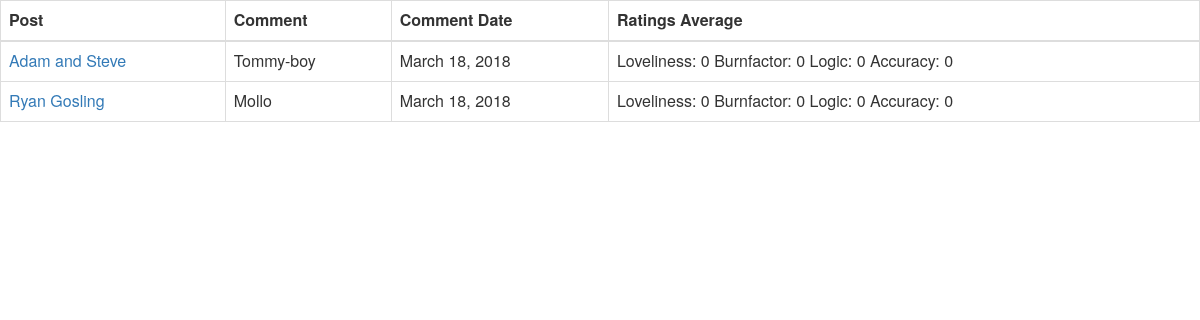
Before: /antifu/myComments/Tom/ with the older database file.
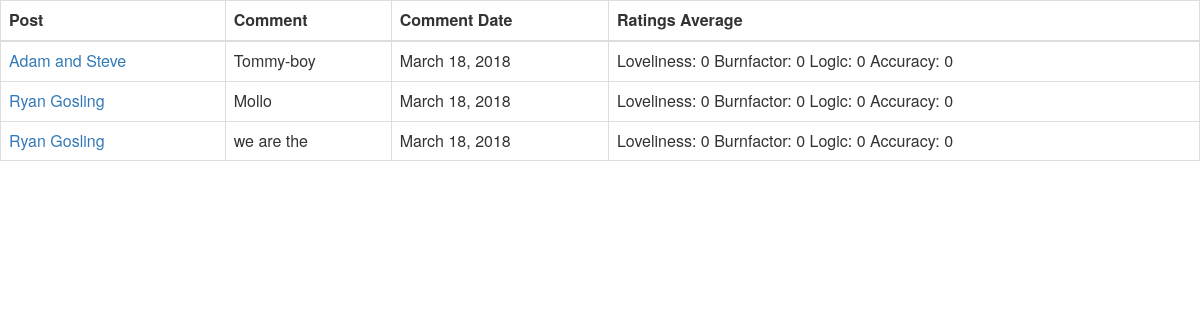
After: the same page with the newer database file.
### antifu/models.py (models this page shows, shortened)
class Comment(models.Model):
    id = models.AutoField(primary_key=True)
    post = models.ForeignKey(Post, null=True)
    user = models.ForeignKey(UserProfile, null=True)
    date = models.DateField(default=datetime.date.today)
    comment = models.CharField(max_length=2000,blank=True)
    loveliness = models.IntegerField(default=0)
    burnfactor = models.IntegerField(default=0)
    logicRating = models.IntegerField(default=0)
    accuracyRating = models.IntegerField(default=0)

class Post(models.Model):
    id = models.AutoField(primary_key=True)
    category = models.ForeignKey(Category, on_delete=models.CASCADE)
    user = models.ForeignKey(UserProfile, on_delete=models.CASCADE, null=True)
    date = models.DateField(default=datetime.date.today)
    title = models.CharField(max_length=64)
    context = models.TextField(max_length=512)
    tags = models.CharField(max_length=128)
    grammarFail = models.IntegerField(default=0)
    logicFail = models.IntegerField(default=0)
    toxicity = models.IntegerField(default=0)
    harmful = models.IntegerField(default=0)
    report = models.IntegerField(default=0)
    views = models.IntegerField(default=0)
    picturePost = models.ImageField(upload_to='post_pictures')
    def __str__(self):
        return self.title

### antifu/views.py (the view)
# urls.py: url(r'^myComments/(?P<username>[\w\-]+)/$',views.myComments,name='myComments'),
def myComments(request, username):
    user=User.objects.get(username=username)
    userprofile=UserProfile.objects.get(user=user)
    user_comment_list=[]
    try:
        user_comment_list = Comment.objects.filter(user=userprofile)
    except Comment.DoesNotExist:
        print('no comments')
    context_dict={"comments":user_comment_list}
    return render(request, 'profile/MyCommentsTab.html', context_dict)

### templates/profile/MyCommentsTab.html (shortened to what this page needs)
{% load staticfiles %}
{% block header_block %}
    <link rel="stylesheet" href="https://maxcdn.bootstrapcdn.com/bootstrap/3.3.7/css/bootstrap.min.css">
{% endblock %}
{% block body_block %}
        <div class="table-responsive">
            <table id="myRatingsTable" class="table table-hover table-bordered">
                <thead>
                <tr>
                    <th>Post</th>
                    <th>Comment</th>
                    <th>Comment Date</th>
                    <th>Ratings Average</th>
                </tr>
                </thead>
                <tbody>
                {% for c in comments %}
                  <tr id="comment_details">
                      <td><a target="_parent" href="{% url 'post' c.post.id %}">{{c.post}}</a></td>
                      <td>{{c.comment}}</td>
                      <td>{{c.date}}</td>
                      <td>Loveliness: {{c.loveliness}}
                          Burnfactor: {{c.burnfactor}}
                          Logic: {{c.logicRating}}
                          Accuracy: {{c.accuracyRating}}</td>
                  </tr>
                  {% endfor %}
                </tbody>
            </table>
        </div>
{% endblock %}

Changed rows visible on the page:
added Comment: post "Ryan Gosling", comment "we are the", date "March 18, 2018", loveliness "0", burnfactor "0", logicRating "0", accuracyRating "0"
